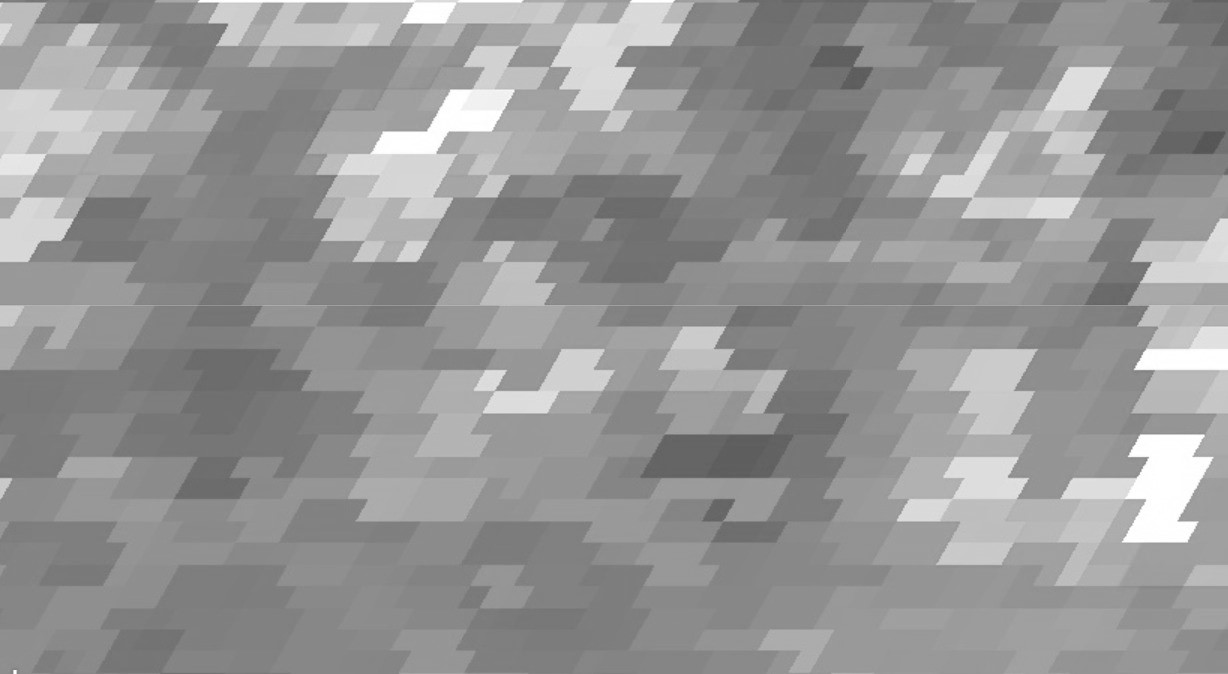
#> input picture Compresion_img/gray.jpeg, 1228 x 674 px
$ python compresion.py
#> lines starting #> are read from the running program, lines starting #| are printed output that depends on the picture
from skimage import io
import cv2

img_path = 'gray.jpeg'
img = cv2.imread(img_path, 0)
#> img is the input picture: shape (674, 1228); min 83, max 255, mean 149.8
img_reverted = cv2.bitwise_not(img)
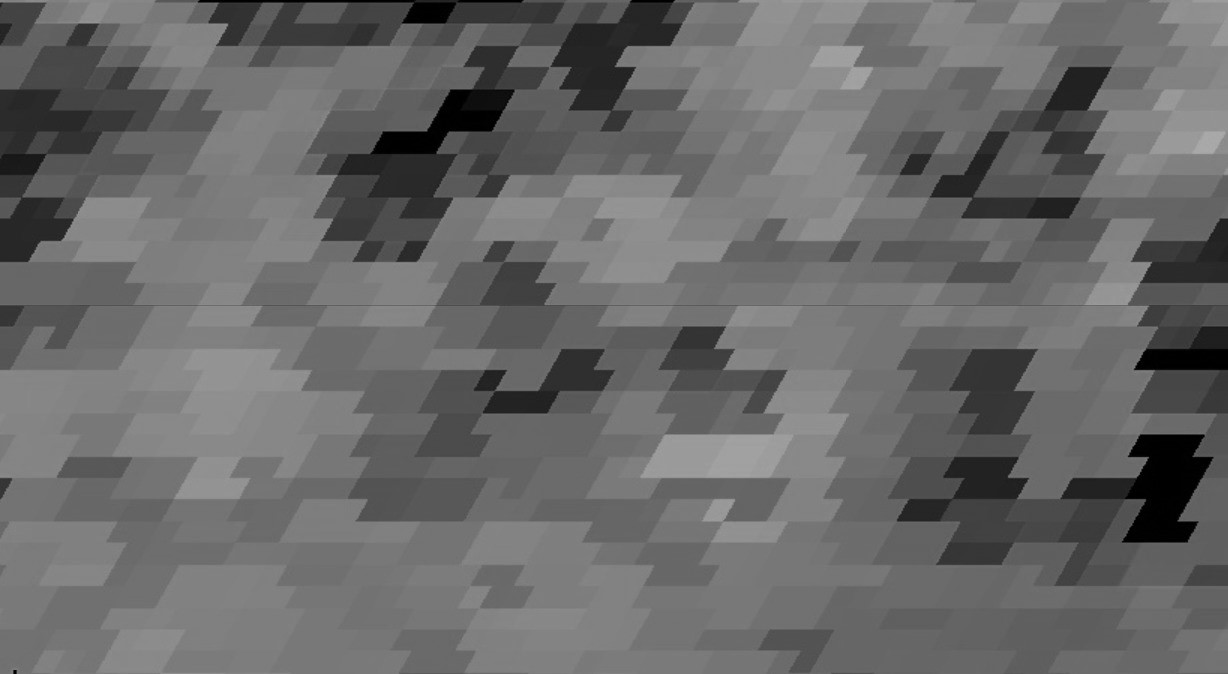
#> img_reverted: shape (674, 1228); min 0, max 172, mean 105.2
res = cv2.resize(img, dsize=(200,200), interpolation=cv2.INTER_CUBIC)
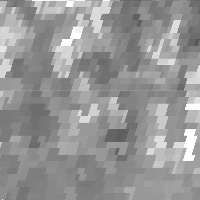
#> res: shape (200, 200); min 85, max 255, mean 149.9
#new_img = img_reverted / 255.0

#print(len(new_img[0]))
#print(img_reverted)
print(len(res))
#| 200

cv2.namedWindow('dst_rt', cv2.WINDOW_NORMAL)
cv2.imshow('dst_rt', res)
cv2.waitKey(0)

# [12 lines of commented-out code are left out]
